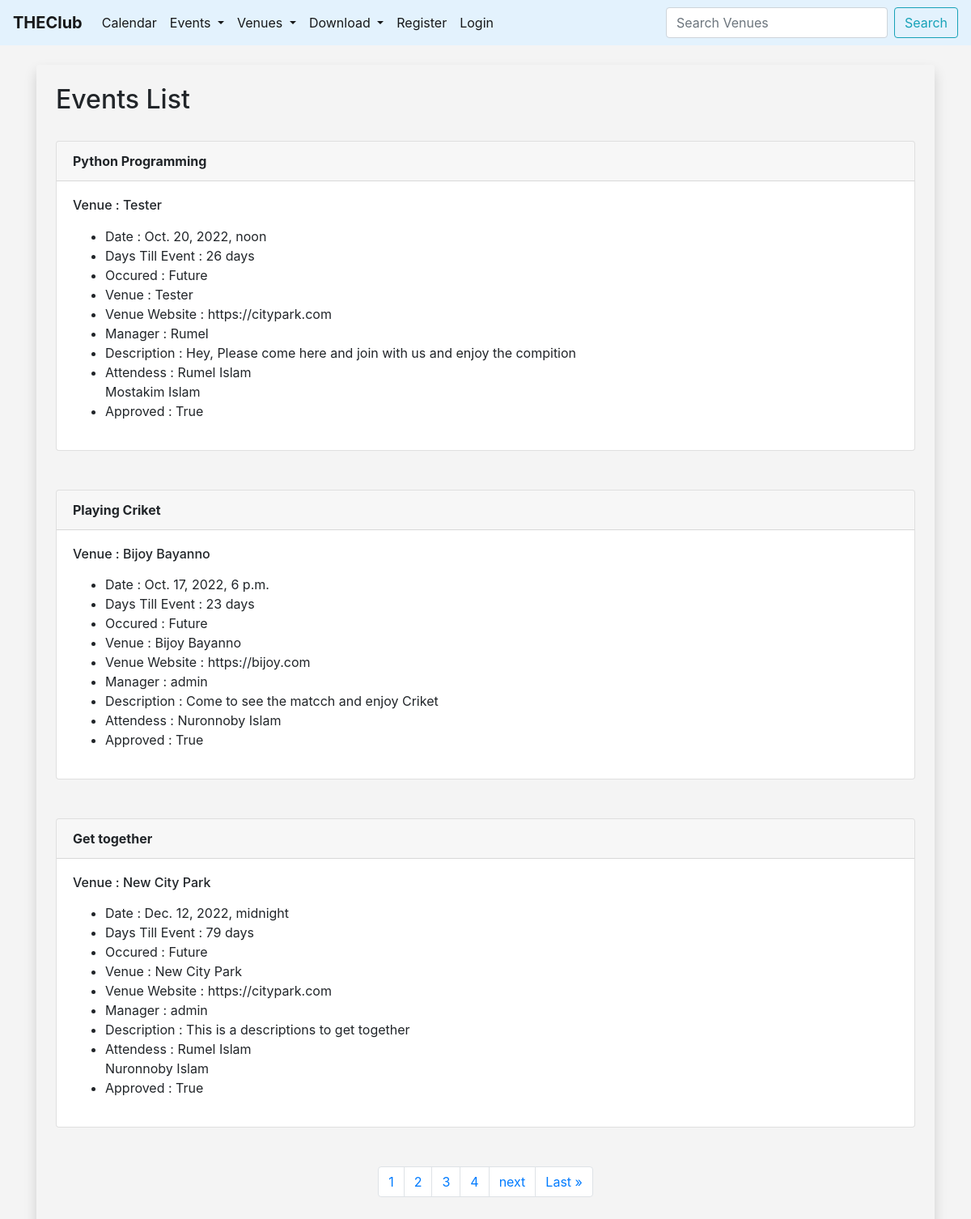
The app's page /events with its own data.
### events/models.py (models this page shows)
class Event(models.Model):
	name = models.CharField('Event Name', max_length=120)
	event_date = models.DateTimeField('Event Date')
	venue = models.ForeignKey(Venue, blank=True, null=True, on_delete=models.CASCADE)
	manager = models.ForeignKey(User, blank=True, null=True, on_delete=models.SET_NULL)
	description = models.TextField(blank=True)
	attendess = models.ManyToManyField(MyClubUser, blank=True)
	approved = models.BooleanField('Approved', default=False)
	def __str__(self):
		return self.name
	@property
	def Days_till(self):
		today = date.today()
		days_till = self.event_date.date() - today
		days_till_stripped = str(days_till).split(",", 1)[0]
		return days_till_stripped
	@property
	def Is_past(self):
		today = date.today()
		if self.event_date.date() < today:
			thing = 'Past'
		else:
			thing = 'Future'
		return thing

class Venue(models.Model):
	name = models.CharField('Venue Name', max_length=120)
	address = models.CharField(max_length=300)
	Zip_code = models.CharField('Zip Code', max_length=10, blank=True)
	phone = models.CharField('Contuct Phone', max_length=20)
	web = models.URLField('Website Address', blank=True)
	email_address = models.EmailField('Email Address')
	owner = models.IntegerField('Venue Owner', blank=False, default=1)
	venue_image = models.ImageField(null=True, blank=True, upload_to="images/")
	def __str__(self):
		return self.name

class MyClubUser(models.Model):
	first_name = models.CharField(max_length=30)
	last_name = models.CharField(max_length=20)
	email = models.EmailField('User Email')
	def __str__(self):
		return self.first_name + ' ' + self.last_name

### events/views.py (the view)
# urls.py: path('events',views.all_events, name='list-events'),
def all_events(request):
	event_list = Event.objects.all().order_by('-event_date')
	p = Paginator(Event.objects.all(), 3)
	page = request.GET.get('page')
	events = p.get_page(page)
	nums = 'a' * events.paginator.num_pages
	context = {
		'event_list': event_list,
		'events': events,
		'nums': nums,
		}
	return render(request, 'events/event_list.html', context)

### events/templates/events/event_list.html (shortened to what this page needs)
{% extends 'events/base.html' %}
{% block content %}
<div class="shadow p-4 md-5 bg-body rounded">
    <h2>Events List </h2><br>
    {% for event in events %}
    {% if event.approved %}
    <div class="card">
      <div class="card-header">
        <strong>{{ event }}</strong>
      </div>
      <div class="card-body">
        <h6 class="card-title">Venue : {{ event.venue }}</h6>
        <p class="card-text">
        <ul>
            <li>Date : {{ event.event_date }}</li>
            <li>Days Till Event : {{ event.Days_till }}</li>
            <li>Occured : {{ event.Is_past }}</li>
            <li>Venue : {{ event.venue }}</li>
            <li>Venue Website : {{ event.venue.web }}</li>
            <li>Manager : {{ event.manager }}</li>
            <li>Description : {{ event.description }}</li>
            <li>Attendess :
            {% for user in event.attendess.all %}
            {{ user }} <br>
            {% endfor %}</li>
            <li>Approved : {{ event.approved }}</li>
          </ul>
        </p>
      </div>
    </div>
    {% endif %}
    <br><br>
    {% endfor %}
<nav aria-label="Page navigation example">
  <ul class="pagination justify-content-center">
        {% for i in nums %}
       <li class="page-item">
            <a class="page-link" href="?page={{ forloop.counter }}">
            {{ forloop.counter }}
            </a>
        </li>
    {% endfor %}
    {% if events.has_next%}
        <li class="page-item">
            <a class="page-link" href="?page={{ events.next_page_number }}">next</a>
        </li>
        <li class="page-item">
            <a class="page-link" href="?page={{ events.paginator.num_pages }}">Last &raquo</a>
        </li>
    {% endif %}
      </ul>
</nav>
</div>
<br><br>
{% endblock %}

### events/templates/events/base.html (shortened to what this page needs)
<!doctype html>
<html lang="en">
  <head>
    <link rel="stylesheet" href="https://cdn.jsdelivr.net/npm/bootstrap@4.6.2/dist/css/bootstrap.min.css">
  </head>
  <body>
  	{% include 'events/navbar.html' %}
  	<br>
    <div class="container">
    {% block content %}
	 {% endblock %}
    </div>
  </body>
</html>

### events/templates/events/navbar.html (shortened to what this page needs)
<nav class="navbar navbar-expand-lg navbar-light" style="background-color: #e3f2fd;">
  <a class="navbar-brand" href="{% url 'home' %}"><strong>THEClub</strong></a>
  <div class="collapse navbar-collapse" id="navbarSupportedContent">
    <ul class="navbar-nav mr-auto">
      <li class="nav-item">
        <a class="nav-link active" href="{% url 'home' '2022' 'September' %}">Calendar</a>
      </li>
      <li class="nav-item dropdown active">
        <a class="nav-link dropdown-toggle" href="#" id="navbarDropdown" role="button" data-toggle="dropdown" aria-haspopup="true" aria-expanded="false">
          Events
        </a>
      </li>
      <li class="nav-item dropdown active">
        <a class="nav-link dropdown-toggle" href="#" id="navbarDropdown" role="button" data-toggle="dropdown" aria-haspopup="true" aria-expanded="false">
          Venues
        </a>
      </li>
      <li class="nav-item dropdown active ">
        <a class="nav-link dropdown-toggle" href="#" id="navbarDropdown" role="button" data-toggle="dropdown" aria-haspopup="true" aria-expanded="false">
          Download
        </a>
      </li>
      {% if user.is_authenticated %}
      {% if user.is_superuser %}
            <li class="nav-item">
          <a class="nav-link active" href="{% url 'admin-approval' %}">Admin</a>
        </li>
          {% endif %}
        <li class="nav-item">
          <a class="nav-link active" href="{% url 'logout' %}">Logout</a>
        </li>
      {% else %}
        <li class="nav-item">
          <a class="nav-link active" href="{% url 'register-user' %}">Register</a>
        </li>
        <li class="nav-item">
          <a class="nav-link active" href="{% url 'login' %}">Login</a>
        </li>
      {% endif %}
    </ul>
    <form class="form-inline my-2 my-lg-0" method=POST action="{% url 'search-venues' %}">
      <input class="form-control mr-sm-2" type="search" placeholder="Search Venues" aria-label="Search" name='searched'>
      <button class="btn btn-outline-info my-2 my-sm-0" type="submit">Search</button>
    </form>
  </div>
</nav>

### events/templates/events/base.html (style rules this page uses)
body { background: #f4f4f4; }

### records on screen
Event: name "Python Programming", venue "Tester", event_date "Oct. 20, 2022, noon", Days_till "26 days", Is_past "Future", venue.web "https://citypark.com", manager "Rumel", description "Hey, Please come here and join with us and enjoy the compition", approved "True"
MyClubUser: first_name+last_name "Rumel Islam"
MyClubUser: first_name+last_name "Mostakim Islam"
Event: name "Playing Criket", venue "Bijoy Bayanno", event_date "Oct. 17, 2022, 6 p.m.", Days_till "23 days", Is_past "Future", venue.web "https://bijoy.com", manager "admin", description "Come to see the matcch and enjoy Criket", approved "True"
MyClubUser: first_name+last_name "Nuronnoby Islam"
Event: name "Get together", venue "New City Park", event_date "Dec. 12, 2022, midnight", Days_till "79 days", Is_past "Future", venue.web "https://citypark.com", manager "admin", description "This is a descriptions to get together", approved "True"
